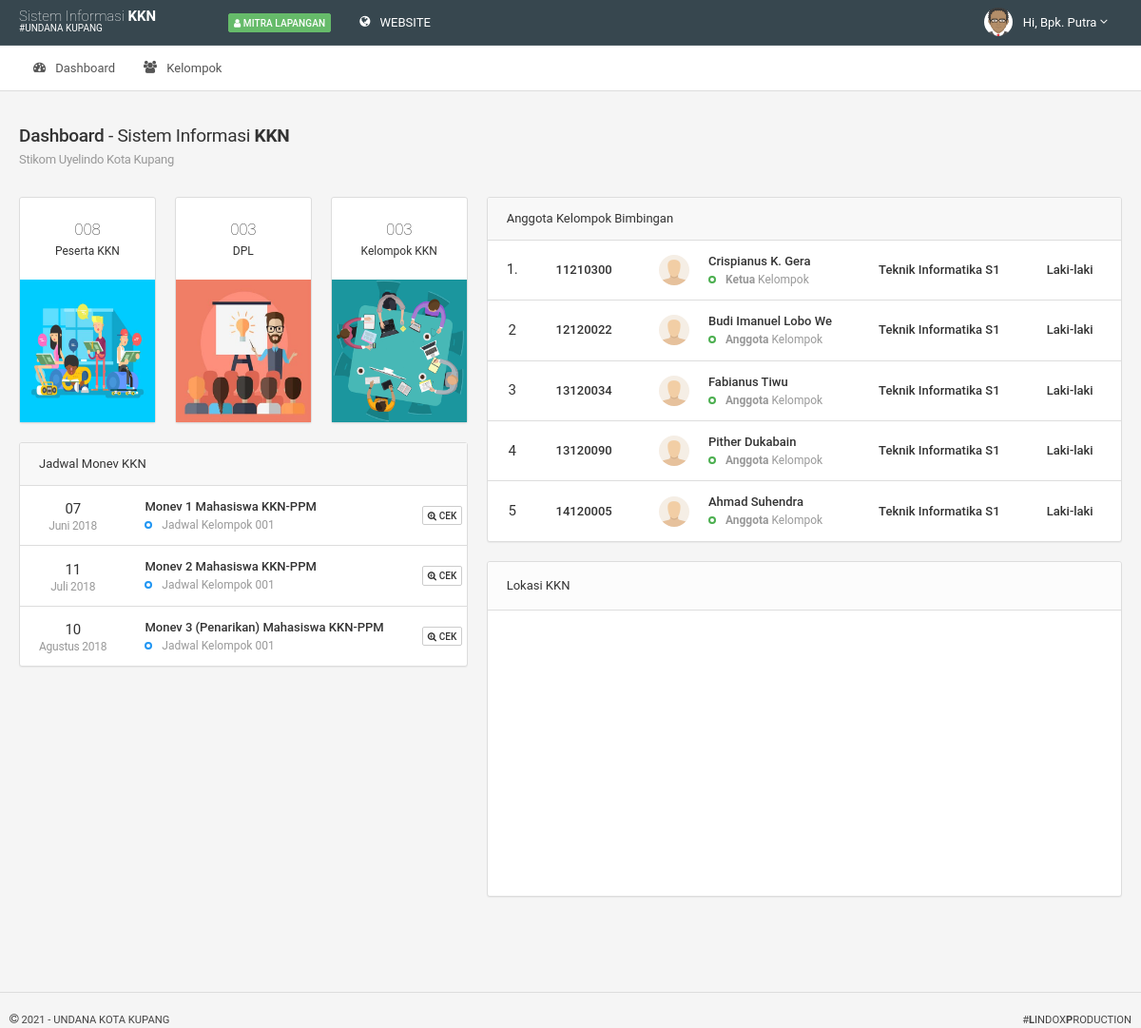
/pages/mitra/ (signed in), run on the app's committed database.
### tables this page shows
CREATE TABLE IF NOT EXISTS `tbl_mitra` (
  `id_mitra` int(11) NOT NULL AUTO_INCREMENT,
  `id_lokasi` varchar(5) NOT NULL,
  `nip` varchar(18) NOT NULL,
  `nama_mitra` varchar(90) NOT NULL,
  `jk_mitra` enum('laki-laki','perempuan','','') NOT NULL,
  `agama_mitra` varchar(80) NOT NULL,
  `no_tlp_mitra` varchar(30) NOT NULL,
  `username` varchar(18) NOT NULL,
  `password` text NOT NULL,
  `confirm_password` text NOT NULL,
  `foto_mitra` text NOT NULL,
  PRIMARY KEY (`id_mitra`)
);

CREATE TABLE IF NOT EXISTS `tbl_jadwal` (
  `id_jadwal` int(11) NOT NULL AUTO_INCREMENT,
  `id_kelompok` varchar(5) NOT NULL,
  `tgl_jadwal` date NOT NULL,
  `status_jadwal` enum('monev1','monev2','monev3','pembekalan') NOT NULL,
  PRIMARY KEY (`id_jadwal`)
);

CREATE TABLE IF NOT EXISTS `tbl_kelompok` (
  `id_kelompok` int(11) NOT NULL AUTO_INCREMENT,
  `id_lokasi` varchar(5) NOT NULL,
  `id_prodi` varchar(5) NOT NULL,
  `nama_kelompok` varchar(80) NOT NULL,
  `tahun_kkn` varchar(10) NOT NULL,
  PRIMARY KEY (`id_kelompok`)
);

CREATE TABLE IF NOT EXISTS `tbl_mahasiswa` (
  `id_mahasiswa` int(11) NOT NULL AUTO_INCREMENT,
  `id_prodi` varchar(11) NOT NULL,
  `nim` varchar(10) NOT NULL,
  `pin_krs` varchar(10) NOT NULL,
  `nama_mahasiswa` varchar(90) NOT NULL,
  `jk_mahasiswa` enum('laki-laki','perempuan','','') NOT NULL,
  `tempat_lahir` varchar(80) NOT NULL,
  `tgl_lahir` date NOT NULL,
  `agama_mahasiswa` varchar(80) NOT NULL,
  `no_tlp_mahasiswa` varchar(30) NOT NULL,
  `email_mahasiswa` varchar(80) NOT NULL,
  `alamat_mahasiswa` text NOT NULL,
  `tahun_angkatan` varchar(9) NOT NULL,
  `foto_mahasiswa` text NOT NULL,
  PRIMARY KEY (`id_mahasiswa`)
);

CREATE TABLE IF NOT EXISTS `tbl_has_peserta` (
  `id_has_peserta` int(11) NOT NULL AUTO_INCREMENT,
  `id_kelompok` varchar(5) NOT NULL,
  `id_peserta` varchar(5) NOT NULL,
  `status_has_peserta` enum('ketua','anggota') NOT NULL,
  PRIMARY KEY (`id_has_peserta`)
);

CREATE TABLE IF NOT EXISTS `tbl_prodi` (
  `id_prodi` int(11) NOT NULL AUTO_INCREMENT,
  `kode_prodi` varchar(5) NOT NULL,
  `nama_prodi` varchar(80) NOT NULL,
  `singkatan_prodi` varchar(10) NOT NULL,
  PRIMARY KEY (`id_prodi`)
);

### setting/include/mitra_control.php (called while the page is built, shortened)
<?php
	include '../../setting/function/func_title.php';
	include '../../setting/function/func_media.php';
	include '../../setting/connect/config.php';
	include '../../setting/action/aksi_admin.php';
	$id_user     = $_SESSION['id_user'];
	$r_mitra     = mysqli_fetch_array(mysqli_query($dbconnect,"SELECT * FROM tbl_mitra WHERE id_mitra='$id_user'"));
	$namamitra   = explode(" ",$r_mitra['nama_mitra']);
	$namadepan   = $namamitra[0];
	$r_atur = mysqli_fetch_array(mysqli_query($dbconnect,"SELECT * FROM tbl_pengaturan WHERE id_pengaturan"));
	$r_xkelompok = mysqli_fetch_array(mysqli_query($dbconnect,"SELECT * FROM tbl_kelompok WHERE id_lokasi='$r_mitra[id_mitra]' AND tahun_kkn='$r_atur[tahun_kkn]'"));
?>

### setting/function/func_media.php (called while the page is built, shortened)
<?php
function cek_file($file)
{
	if(empty($file)) {
		$tampil = "default.pdf";
	}
	else{
		$tampil = $file;
	}
	return $tampil;
}function cek_foto($foto)
{
	if(empty($foto)) {
		$tampil = "default.png";
	}
	else{
		$tampil = $foto;
	}
	return $tampil;
}
function cek_jk($jk)
{
	if($jk == 'laki-laki'){
		$tampil = "Bpk.";
	}elseif($jk == 'perempuan'){
		$tampil = "Ibu.";
	}else{
		$tampil = "";
	}
	return $tampil;
}
function getBulan($bln)
{
	switch ($bln){
		case 6:
			return "Juni";
			break;
		case 7:
			return "Juli";
			break;
		case 8:
			return "Agustus";
			break;
	}
}
?>

### setting/action/aksi_admin.php (called while the page is built, shortened)
<?php
	$tanggal= mktime(date("m"),date("d"),date("Y"));
	$tglsekarang = date("Y-m-d", $tanggal);
?>

### pages/mitra/pages/dashboard/dashboard.php (the view, shortened to what this page needs)
<?php
	$q_kelompok    = mysqli_query($dbconnect,"SELECT * FROM tbl_kelompok WHERE tahun_kkn='$r_atur[tahun_kkn]'");
	$cek_kelompok  = mysqli_num_rows($q_kelompok);
	$jum_kelompok   = str_pad($cek_kelompok, 3, "0", STR_PAD_LEFT);
	$q_peserta     = mysqli_query($dbconnect,"SELECT * FROM tbl_peserta WHERE tahun_kkn='$r_atur[tahun_kkn]' AND status_peserta ='sudah'");
	$cek_peserta   = mysqli_num_rows($q_peserta);
	$jum_peserta   = str_pad($cek_peserta, 3, "0", STR_PAD_LEFT);
	$q_dpl         = mysqli_query($dbconnect,"SELECT * FROM tbl_dpl WHERE id_dpl");
	$cek_dpl       = mysqli_num_rows($q_dpl);
	$jum_dpl       = str_pad($cek_dpl, 3, "0", STR_PAD_LEFT);
	$id_kelompok   = $r_xkelompok['id_kelompok'];
	$r_thaspeserta = mysqli_fetch_array(mysqli_query($dbconnect,"SELECT * FROM tbl_has_peserta WHERE id_kelompok='$r_xkelompok[id_kelompok]'"));
	$r_tpeserta	   = mysqli_fetch_array(mysqli_query($dbconnect,"SELECT * FROM tbl_peserta WHERE id_peserta='$r_thaspeserta[id_peserta]' AND status_peserta='sudah'"));
	$q_banggota    = mysqli_query($dbconnect,"SELECT * FROM tbl_has_peserta WHERE id_kelompok='$id_kelompok' AND status_has_peserta='anggota'");
	$q_bketua	   = mysqli_query($dbconnect,"SELECT * FROM tbl_has_peserta WHERE id_kelompok='$id_kelompok' AND status_has_peserta='ketua'");
	$cek_ketua     = mysqli_num_rows($q_bketua);
	$r_bketua	   = mysqli_fetch_array($q_bketua);
	$r_bpeserta	   = mysqli_fetch_array(mysqli_query($dbconnect,"SELECT * FROM tbl_peserta WHERE id_peserta='$r_bketua[id_peserta]' AND status_peserta='sudah'"));
	$r_bmahasiswa  = mysqli_fetch_array(mysqli_query($dbconnect,"SELECT * FROM tbl_mahasiswa WHERE id_mahasiswa='$r_tpeserta[id_mahasiswa]'"));
	$r_bprodi      = mysqli_fetch_array(mysqli_query($dbconnect,"SELECT * FROM tbl_prodi WHERE id_prodi='$r_bmahasiswa[id_prodi]'"));
	$q_tjadwal     = mysqli_query($dbconnect,"SELECT tbl_kelompok.id_kelompok, tbl_kelompok.id_lokasi, tbl_kelompok.nama_kelompok, tbl_kelompok.tahun_kkn, tbl_jadwal.id_jadwal, tbl_jadwal.id_kelompok, tbl_jadwal.tgl_jadwal, tbl_jadwal.status_jadwal FROM tbl_kelompok NATURAL JOIN tbl_jadwal WHERE  tbl_kelompok.id_kelompok='$r_xkelompok[id_kelompok]' AND tbl_jadwal.status_jadwal!='pembekalan' AND tbl_kelompok.tahun_kkn='$r_atur[tahun_kkn]' ORDER BY tbl_jadwal.tgl_jadwal ASC") or die (mysqli_error($dbconnect));
?>
<div class="row">
	<div class="col-sm-5">
		<div class="row">
			<div class="col-sm-4 col-xs-4">
				<div class="panel">
					<div class="panel-body">
						<div class="row text-center">
							<div class="col-xs-12">
								<h5 class="text-thin no-margin"><?=$jum_peserta;?></h5>
								<span class="text-size-small">Peserta KKN</span>
							</div>
						</div>
					</div>
					<a style="pointer-events:none;" href="?page=peserta">
						<img src="../../assets/img/icon/mahasiswa.jpg" style="width:100%; height:150px;" alt="">
					</a>
				</div>
			</div>
			<div class="col-sm-4 col-xs-4">
				<div class="panel">
					<div class="panel-body">
						<div class="row text-center">
							<div class="col-xs-12">
								<h5 class="text-thin no-margin"><?=$jum_dpl;?></h5>
								<span class="text-size-small">DPL</span>
							</div>
						</div>
					</div>
					<a style="pointer-events:none;" href="?page=dpl">
						<img src="../../assets/img/icon/pembimbing.jpg" style="width:100%; height:150px;" alt="">
					</a>
				</div>
			</div>
			<div class="col-sm-4 col-xs-4">
				<div class="panel">
					<div class="panel-body">
						<div class="row text-center">
							<div class="col-xs-12">
								<h5 class="text-thin no-margin"><?=$jum_kelompok;?></h5>
								<span class="text-size-small">Kelompok KKN</span>
							</div>
						</div>
					</div>
					<a style="pointer-events:none;" href="?page=kelompok">
						<img src="../../assets/img/icon/kelompok.jpg" style="width:100%; height:150px;" alt="">
					</a>
				</div>
			</div>
		</div>
		<div class="row">
			<div class="col-sm-12">
					<div class="panel panel-flat">
				<div class="table-responsive">
					<table class="table text-nowrap">
						<thead>
							<tr class="active">
								<td colspan="4">Jadwal Monev KKN</td>
							</tr>
						</thead>
						<tbody>
						<?php
							$no=0;
							while($r_tjadwal = mysqli_fetch_array($q_tjadwal)):
							$status_monev = $r_tjadwal['status_jadwal'];
							if($status_monev == "monev1"){
								$tstatus = "Monev 1 Mahasiswa KKN-PPM";
							}elseif($status_monev == "monev2"){
								$tstatus = "Monev 2 Mahasiswa KKN-PPM";
							}elseif($status_monev == "monev3"){
								$tstatus = "Monev 3 (Penarikan) Mahasiswa KKN-PPM";
							}else{
								$tstatus = "Pembekalan Mahasiswa KKN-PPM";
								$key     = "pembekalan";
							}
							$tgl_jadwal = explode("-",$r_tjadwal['tgl_jadwal']);
							$tglj = $tgl_jadwal[2];
							$blnj = $tgl_jadwal[1];
							$thnj = $tgl_jadwal[0];
							$no++;
						?>
							<tr <?=(($r_tjadwal['tgl_jadwal']==$tglsekarang)?'style="background:rgba(255,191,191,0.3);"':'')?>>
								<td class="text-center">
									<h6 class="no-margin"><?=$tglj;?> <small class="display-block text-size-small no-margin"><?=getBulan($blnj)." ".$thnj;?></small></h6>
								</td>
								<td>
									<div class="media-body">
										<a href="#" class="display-inline-block text-default text-semibold letter-icon-title"><?=ucwords($tstatus)?></a>
										<div class="text-muted text-size-small"><span class="status-mark border-primary position-left"></span> Jadwal Kelompok <?=$r_tjadwal['nama_kelompok']?></div>
									</div>
								</td>
								<td class="text-center">
									<a href="?page=absen-mitra&absen=<?=$r_tjadwal['id_jadwal']?>" class="label label-default" data-placement="left"  data-popup="tooltip" title="" data-original-title="Cek Absen"><i class="fa fa-search-plus"></i> Cek</a>
								</td>
							</tr>
						<?php endwhile; ?>
						</tbody>
					</table>
				</div>
			</div>
			</div>
		</div>
	</div>
	<div class="col-sm-7">
	<div class="row">
		<div class="col-sm-12">
			<div class="panel panel-flat">
				<div class="table-responsive">
					<table class="table text-nowrap">
						<thead>
							<tr class="active">
								<td colspan="5">Anggota Kelompok Bimbingan</td>
							</tr>
						</thead>
						<tbody>
							<?php
								if($cek_ketua!==0){
							?>
							<tr>
								<td class="text-center">
									<h6 class="no-margin">1.</h6>
								</td>
								<td>
									<div class="media-body">
										<a href="#" class="display-inline-block text-default text-semibold letter-icon-title"><?=ucwords($r_bmahasiswa['nim']);?></a>
									</div>
								</td>
								<td>
									<div class="media-left media-middle">
										<a href="#"><img src="../../setting/save/mahasiswa/<?=cek_foto($r_bmahasiswa['foto_mahasiswa']);?>" class="img-circle img-xs" alt=""></a>
									</div>
									<div class="media-body">
										<a href="#" class="display-inline-block text-default text-semibold letter-icon-title"><?=ucwords($r_bmahasiswa['nama_mahasiswa']);?></a>
										<div class="text-muted text-size-small"><span class="status-mark border-success position-left"></span> <b><?=ucwords($r_bketua['status_has_peserta'])?></b> Kelompok</div>
									</div>
								</td>
								<td>
									<div class="media-body">
										<a href="#" class="display-inline-block text-default text-semibold letter-icon-title"><?=ucwords($r_bprodi['nama_prodi']);?></a>
									</div>
								</td>
								<td>
									<div class="media-body">
										<a href="#" class="display-inline-block text-default text-semibold letter-icon-title"><?=ucwords($r_bmahasiswa['jk_mahasiswa']);?></a>
									</div>
								</td>
							</tr>
							<?php
								}
								if(($cek_ketua!==0) || ($cek_ketua==0)) {
									$no=2;
								}
								while($r_banggota = mysqli_fetch_array($q_banggota)){
								$r_gpeserta	   = mysqli_fetch_array(mysqli_query($dbconnect,"SELECT * FROM tbl_peserta WHERE id_peserta='$r_banggota[id_peserta]' AND status_peserta='sudah'"));
								$r_gmahasiswa  = mysqli_fetch_array(mysqli_query($dbconnect,"SELECT * FROM tbl_mahasiswa WHERE id_mahasiswa='$r_gpeserta[id_mahasiswa]'"));
								$r_bgprodi      = mysqli_fetch_array(mysqli_query($dbconnect,"SELECT * FROM tbl_prodi WHERE id_prodi='$r_gmahasiswa[id_prodi]'"));
							?>
								<tr>
								<td class="text-center">
									<h6 class="no-margin"><?=$no++;?></h6>
								</td>
								<td>
									<div class="media-body">
										<a href="#" class="display-inline-block text-default text-semibold letter-icon-title"><?=ucwords($r_gmahasiswa['nim']);?></a>
									</div>
								</td>
								<td>
									<div class="media-left media-middle">
										<a href="#"><img src="../../setting/save/mahasiswa/<?=cek_foto($r_gmahasiswa['foto_mahasiswa']);?>" class="img-circle img-xs" alt=""></a>
									</div>
									<div class="media-body">
										<a href="#" class="display-inline-block text-default text-semibold letter-icon-title"><?=ucwords($r_gmahasiswa['nama_mahasiswa']);?></a>
										<div class="text-muted text-size-small"><span class="status-mark border-success position-left"></span> <b><?=ucwords($r_banggota['status_has_peserta'])?></b> Kelompok</div>
									</div>
								</td>
								<td>
									<div class="media-body">
										<a href="#" class="display-inline-block text-default text-semibold letter-icon-title"><?=ucwords($r_bgprodi['nama_prodi']);?></a>
									</div>
								</td>
								<td>
									<div class="media-body">
										<a href="#" class="display-inline-block text-default text-semibold letter-icon-title"><?=ucwords($r_gmahasiswa['jk_mahasiswa']);?></a>
									</div>
								</td>
							</tr>
							<?php } ?>
						</tbody>
					</table>
				</div>
			</div>
		</div>
	</div>
		<div class="row">
		<div class="col-sm-12">
			<div class="panel panel-default">
			<div class="panel-heading">Lokasi KKN
			</div>
				<div id="map-canvas" style="width:100%; height:300px;"></div>
			</div>
		</div>
	</div>
	</div>
</div>

### setting/include/mitra_firstnavbar.php (shortened to what this page needs)
<div class="navbar navbar-inverse">
<div class="navbar-boxed">
	<div class="navbar-header">
		<a class="navbar-brand" href="?page=dashboard" style="margin-top:-7px;"><span style="font-size:15px;"><span class="text-thin">Sistem Informasi</span> <b>KKN</b></span><p style="font-size:10px; margin-top:-7px;">#UNDANA KUPANG</p> </a>
	</div>
	<div class="navbar-collapse collapse" id="navbar-mobile">
		<p class="navbar-text"><span class="label bg-success-400"><i class='fa fa-user'></i> Mitra Lapangan</span></p>
		<ul class="nav navbar-nav">
			<li>
				<a href="../../" target="_blank"><i class="fa fa-globe"></i> <span class="position-right">WEBSITE</span></a>
			</li>
		</ul>
		<ul class="nav navbar-nav navbar-right">
			<li class="dropdown dropdown-user <?php if (stripos($_SERVER['REQUEST_URI'], '?page=profil')){echo "active";}?>">
				<a class="dropdown-toggle" data-toggle="dropdown">
					<img src="../../setting/save/mitra/<?=cek_foto($r_mitra['foto_mitra']);?>" alt="">
					<span>Hi, <?=ucwords(cek_jk($r_mitra['jk_mitra'])." ".$namadepan)?></span>
					<i class="fa fa-angle-down"></i>
				</a>
			</li>
		</ul>
	</div>
</div>
</div>

### assets/template/css/colors.css (style rules this page uses)
.bg-success-400 { background-color:#66bb6a;border-color:#66bb6a;color:#fff }
.border-primary { border-color:#2196f3 }
.border-success { border-color:#4caf50 }
.text-default,.text-default:focus,.text-default:hover { color:#333!important }

### assets/lindox-style/css/lindox-style.css (style rules this page uses)
.label i.fa { margin-bottom:2.6px; }
.label-default { color: #333; background-color: #fff; border-color: #ccc; }
.table-responsive { width: 100%; margin-bottom: 15px; overflow-y: hidden; -ms-overflow-style: -ms-autohiding-scrollbar; border: 1px solid #ddd; }
.table-responsive>.table { margin-bottom: 0 }
.table-responsive>.table>thead>tr>th, .table-responsive>.table>tbody>tr>th, .table-responsive>.table>tfoot>tr>th, .table-responsive>.table>thead>tr>td, .table-responsive>.table>tbody>tr>td, .table-responsive>.table>tfoot>tr>td { white-space: nowrap }
.navbar-nav li i.fa { margin-bottom:4px; }

### data on the page
tbl_mitra: foto_mitra (picture), jk_mitra+nama_mitra "Bpk. Putra"
tbl_jadwal: tgl_jadwal "07", tgl_jadwal "Juni", tgl_jadwal "2018", status_jadwal "Monev 1 Mahasiswa KKN-PPM", id_kelompok.nama_kelompok "001"
tbl_jadwal: tgl_jadwal "11", tgl_jadwal "Juli", tgl_jadwal "2018", status_jadwal "Monev 2 Mahasiswa KKN-PPM", id_kelompok.nama_kelompok "001"
tbl_jadwal: tgl_jadwal "10", tgl_jadwal "Agustus", tgl_jadwal "2018", status_jadwal "Monev 3 (Penarikan) Mahasiswa KKN-PPM", id_kelompok.nama_kelompok "001"
tbl_mahasiswa: nim "11210300", nama_mahasiswa "Crispianus K. Gera", jk_mahasiswa "Laki-laki"
tbl_has_peserta: status_has_peserta "Ketua"
tbl_prodi: nama_prodi "Teknik Informatika S1"
tbl_has_peserta: tbl_mahasiswa.nim "12120022", tbl_mahasiswa.nama_mahasiswa "Budi Imanuel Lobo We", status_has_peserta "Anggota", tbl_prodi.nama_prodi "Teknik Informatika S1", tbl_mahasiswa.jk_mahasiswa "Laki-laki"
tbl_has_peserta: tbl_mahasiswa.nim "13120034", tbl_mahasiswa.nama_mahasiswa "Fabianus Tiwu", status_has_peserta "Anggota", tbl_prodi.nama_prodi "Teknik Informatika S1", tbl_mahasiswa.jk_mahasiswa "Laki-laki"
tbl_has_peserta: tbl_mahasiswa.nim "13120090", tbl_mahasiswa.nama_mahasiswa "Pither Dukabain", status_has_peserta "Anggota", tbl_prodi.nama_prodi "Teknik Informatika S1", tbl_mahasiswa.jk_mahasiswa "Laki-laki"
tbl_has_peserta: tbl_mahasiswa.nim "14120005", tbl_mahasiswa.nama_mahasiswa "Ahmad Suhendra", status_has_peserta "Anggota", tbl_prodi.nama_prodi "Teknik Informatika S1", tbl_mahasiswa.jk_mahasiswa "Laki-laki"

### other printed values
$jum_peserta "008"
$jum_dpl "003"
$jum_kelompok "003"
